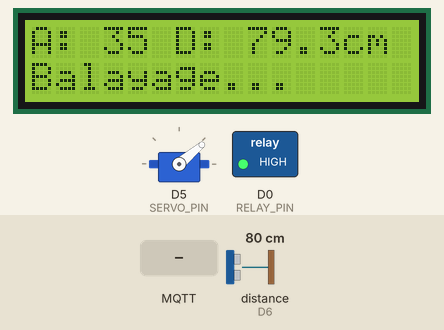
Simulated run of this sketch. Board: ESP8266 (NodeMCU). On the bench: 16×2 character LCD, servo, switched loads named in the sketch (green lamp = pin HIGH). Wiring (inferred from the names in the program): ultrasonic range finder: trigger D4; echo D6. Dashed ring = blinking. Inputs (shaded band) come from the test bench; at power-on: distance to the obstacle (sensor on D6) 80 cm. The echo pulse lasts 58.3 µs per cm; WiFi joins after 1.5 s; servers stay silent unless stated; no MQTT or app messages arrive unless stated; pins used as bus, display or sensor lines are not drawn; what the sketch prints to the serial monitor is not drawn.

Above: at 4.4 s.
4.5 s: distance to the obstacle (sensor on D6) set to 23 cm
At 5.11 s:
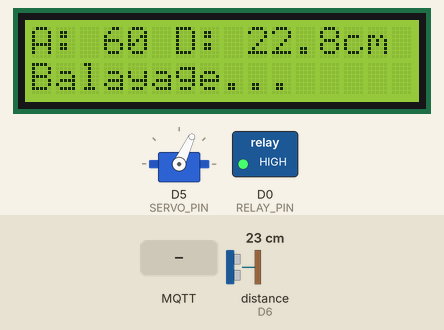
6.6 s: distance to the obstacle (sensor on D6) set to 18 cm
At 6.85 s:
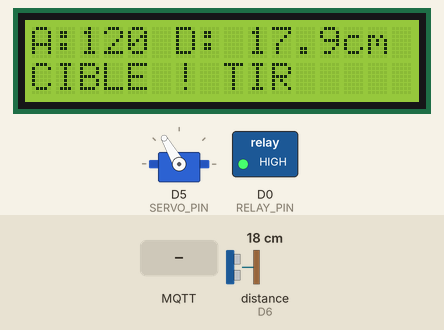
8.6 s: MQTT message "desarmer" arrives on the first subscribed topic
At 8.75 s:
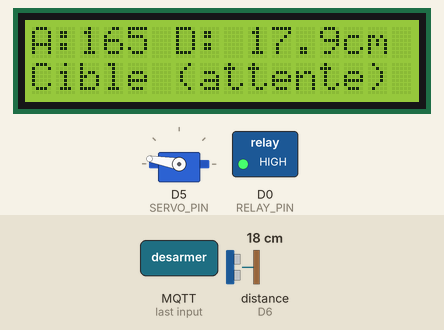
10.6 s: MQTT message "armer" arrives on the first subscribed topic
At 10.99 s:
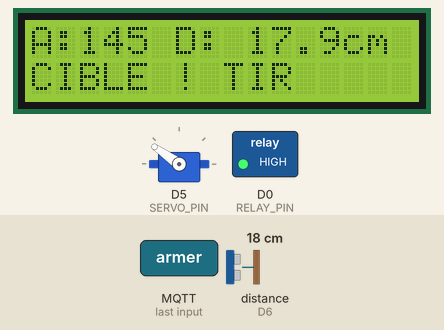
13.5 s: MQTT message "desarmer" arrives on the first subscribed topic
At 13.91 s:
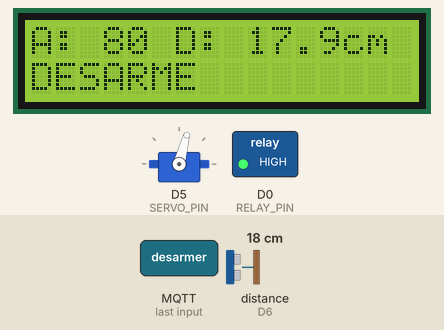
15.6 s: MQTT message "armer" arrives on the first subscribed topic
At 17.27 s:
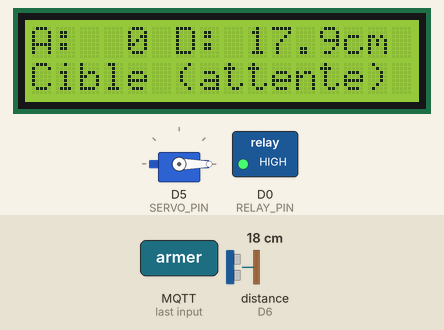
Timing chart, 0 to 18.7 s (numbered marks = the images above; inputs shaded):
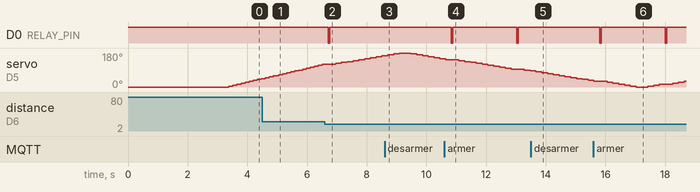

The sketch:

tourelle.ino
```cpp
/*

*/

#include <ESP8266WiFi.h>
#include <PubSubClient.h>
#include <Wire.h>
#include <LiquidCrystal_I2C.h>
#include <Servo.h>
#include "secrets.h"

// ===================== PINS (NodeMCU) =====================
const int TRIG_PIN  = D4;   // GPIO2
const int ECHO_PIN  = D6;   // GPIO12 (3,3 V max !)
const int SERVO_PIN = D5;   // GPIO14
const int RELAY_PIN = D0;   // GPIO16
const int BUTEE_PIN = D7;   // GPIO13 : fin de course du servo (contact vers GND)
// LCD I2C : SDA = D1, SCL = D2

// ===================== REGLAGES =====================
const bool ACTIF_HAUT        = false;  // true si le relais colle avec un signal HAUT
const bool DEBUG             = true;   // affiche chaque mesure sur le port serie
const bool UTILISER_BUTEE    = false;  // true une fois le fin de course cable
const bool ARME_AU_DEMARRAGE = true;   // false : la tourelle ne tire qu'apres la commande "armer"

const float DIST_TIR_CM = 20.0;           // distance de declenchement
const float DIST_MIN_CM = 2.0;            // en dessous : mesure ignoree
const unsigned long DUREE_TIR_MS = 50;    // duree de l'impulsion sur le solenoide
const unsigned long PAUSE_TIR_MS = 2000;  // delai mini entre deux tirs
const int ANGLE_PAS = 5;                  // pas du balayage en degres

// ===================== MQTT =====================
const uint16_t BROKER_PORT = 1883;

const char* TOPIC_POSITION = "tourelle/position";  // ok / erreur (fin de course)
const char* TOPIC_ARME     = "tourelle/arme";      // oui / non
const char* TOPIC_CMD      = "tourelle/cmd";       // commandes recues : armer / desarmer

// ===================== OBJETS / ETAT =====================
LiquidCrystal_I2C lcd(0x27, 16, 2);
Servo monServo;
WiFiClient wifiClient;
PubSubClient mqtt(wifiClient);

unsigned long dernierTir = 0;
unsigned long dernierEssaiMqtt = 0;
unsigned long dernierEssaiWifi = 0;
int  decalage = 0;                  // angle logiciel qui correspond au 0 physique
bool positionOk = true;             // false : tir interdit
bool arme = ARME_AU_DEMARRAGE;      // false : tir interdit


// ===================== RELAIS =====================
void relais(bool on) {
  digitalWrite(RELAY_PIN, (on == ACTIF_HAUT) ? HIGH : LOW);
}

void tirer() {
  relais(true);
  delay(DUREE_TIR_MS);
  relais(false);
  dernierTir = millis();
}


// ===================== LCD =====================
void afficherLigne(int ligne, const char* texte) {
  char buf[17];
  snprintf(buf, sizeof(buf), "%-16.16s", texte);   // complete / coupe a 16 caracteres
  lcd.setCursor(0, ligne);
  lcd.print(buf);
}


// ===================== ULTRASON =====================
unsigned long mesurerUs() {
  digitalWrite(TRIG_PIN, LOW);
  delayMicroseconds(2);
  digitalWrite(TRIG_PIN, HIGH);
  delayMicroseconds(10);
  digitalWrite(TRIG_PIN, LOW);
  return pulseIn(ECHO_PIN, HIGH, 30000);           // 0 si pas d'echo (30 ms max)
}

float mesurerCm() {
  unsigned long us = mesurerUs();
  return (us == 0) ? 0.0 : us * 0.034 / 2.0;       // 0 = pas d'echo
}

bool dansLaZone(float cm) {
  return (cm >= DIST_MIN_CM && cm < DIST_TIR_CM);
}


// ===================== SERVO + FIN DE COURSE =====================
// true si le fin de course est enfonce (contact vers GND, pull-up interne)
bool butee() {
  if (digitalRead(BUTEE_PIN) != LOW) return false;
  delay(5);                                        // anti-rebond
  return digitalRead(BUTEE_PIN) == LOW;
}

// Envoie le servo a un angle PHYSIQUE (0 = position de la butee)
void servoVers(int angle) {
  monServo.write(constrain(angle + decalage, 0, 180));
}

// Cherche la butee en descendant lentement et calibre le 0 physique
bool referencerServo() {
  afficherLigne(0, "REFERENCEMENT");
  afficherLigne(1, "servo -> butee");
  monServo.write(90);                              // depart loin de la butee
  delay(800);

  for (int a = 90; a >= 0; a--) {
    monServo.write(a);
    delay(25);                                     // 1 degre par 25 ms : le servo suit
    if (butee()) {
      decalage = a;                                // le 0 physique = angle logiciel a
      Serial.printf("Butee atteinte a %d deg logiciel -> decalage = %d\n", a, a);
      afficherLigne(1, "butee OK");
      delay(300);
      return true;
    }
  }

  decalage = 0;
  Serial.println("ERREUR : butee non trouvee");
  afficherLigne(1, "butee ABSENTE");
  delay(800);
  return false;
}


// ===================== MQTT : PUBLICATION ET COMMANDES =====================
void publier(const char* topic, const char* msg, bool retain) {
  if (mqtt.connected()) mqtt.publish(topic, msg, retain);
}

void publierTir(int angle, float cm) {
  char msg[128];
  snprintf(msg, sizeof(msg),
           "{\"angle\":%d,\"dist_cm\":%.1f,\"servo_ok\":%s,\"uptime_ms\":%lu}",
           angle, cm, positionOk ? "true" : "false", millis());
  if (DEBUG) Serial.println(msg);
  if (mqtt.connected()) mqtt.publish(TOPIC_TIR, msg);
  else Serial.println("MQTT hors ligne : tir non publie");
}

// Commandes recues sur tourelle/cmd : "armer" ou "desarmer"
void onMessage(char* topic, byte* payload, unsigned int length) {
  char msg[32];
  if (length > sizeof(msg) - 1) length = sizeof(msg) - 1;
  memcpy(msg, payload, length);
  msg[length] = 0;

  if (strcmp(msg, "armer") == 0)         arme = true;
  else if (strcmp(msg, "desarmer") == 0) arme = false;
  else {
    Serial.printf("Commande inconnue ignoree : %s\n", msg);
    return;
  }

  Serial.printf("CMD : %s -> arme = %d\n", msg, arme);
  mqtt.publish(TOPIC_ARME, arme ? "oui" : "non", true);
}


// ===================== WIFI / MQTT : CONNEXION =====================
void demarrerWifi() {
  WiFi.disconnect();
  delay(100);
  WiFi.begin(WIFI_SSID, WIFI_PASS);
}

void connecterWifi() {
  WiFi.persistent(false);
  WiFi.mode(WIFI_STA);
  WiFi.setPhyMode(WIFI_PHY_MODE_11G);              // evite les soucis de negociation 802.11n / ax
  WiFi.setSleepMode(WIFI_NONE_SLEEP);              // pas de mise en veille WiFi
  WiFi.setAutoReconnect(true);
  demarrerWifi();

  unsigned long debut = millis();
  while (WiFi.status() != WL_CONNECTED && millis() - debut < 15000) delay(250);

  if (WiFi.status() == WL_CONNECTED) {
    Serial.printf("WiFi OK  IP : %s  signal : %d dBm  canal : %d\n",
                  WiFi.localIP().toString().c_str(), WiFi.RSSI(), WiFi.channel());
  } else {
    Serial.printf("WiFi ECHEC (status=%d) : SSID, mot de passe ou reseau 5 GHz ?\n", WiFi.status());
  }
}

// A appeler souvent : reconnecte le WiFi puis MQTT sans bloquer longtemps
void maintenirMqtt() {
  if (WiFi.status() != WL_CONNECTED) {
    if (millis() - dernierEssaiWifi > 10000) {
      dernierEssaiWifi = millis();
      Serial.printf("WiFi perdu (status=%d) : nouvel essai\n", WiFi.status());
      demarrerWifi();
    }
    return;
  }

  if (!mqtt.connected()) {
    if (millis() - dernierEssaiMqtt < 5000) return;   // un essai toutes les 5 s
    dernierEssaiMqtt = millis();

    // derniere volonte : le broker publie "offline" si l'ESP disparait
    if (mqtt.connect(MQTT_CLIENT_ID, MQTT_USER, MQTT_PASS, TOPIC_STATUS, 0, true, "offline")) {
      Serial.println("MQTT connecte");
      mqtt.subscribe(TOPIC_CMD);
      mqtt.publish(TOPIC_STATUS, "online", true);
      mqtt.publish(TOPIC_ARME, arme ? "oui" : "non", true);
      mqtt.publish(TOPIC_POSITION, positionOk ? "ok" : "erreur", true);
    } else {
      Serial.printf("MQTT echec, etat=%d  (-2 broker injoignable, 4 identifiants faux, 5 non autorise)\n",
                    mqtt.state());
    }
    return;
  }

  mqtt.loop();
}


// ===================== VERIFICATION 0 LOGICIEL = 0 PHYSIQUE =====================
// A appeler au debut de chaque balayage
void verifierPosition() {
  if (!UTILISER_BUTEE) return;

  servoVers(0);
  delay(500);                                      // laisse le servo atteindre le 0

  bool ok = butee();
  if (!ok) {
    Serial.println("0 logiciel != 0 physique : nouveau referencement");
    ok = referencerServo();
  }

  if (ok != positionOk) {
    publier(TOPIC_POSITION, ok ? "ok" : "erreur", true);
  }
  positionOk = ok;
}


// ===================== DETECTION + TIR =====================
void checkTarget(int angle) {
  maintenirMqtt();

  servoVers(angle);
  delay(100);                                      // le servo se stabilise + ecart entre mesures

  float cm = mesurerCm();
  if (DEBUG) Serial.printf("angle: %d  distance: %.1f cm\n", angle, cm);

  char l1[24];
  if (cm == 0) snprintf(l1, sizeof(l1), "A:%3d  pas d'echo", angle);
  else         snprintf(l1, sizeof(l1), "A:%3d D:%5.1fcm", angle, cm);
  afficherLigne(0, l1);

  bool cible = dansLaZone(cm);
  if (cible) {                                     // confirmation pour eviter un faux tir
    delay(60);
    cible = dansLaZone(mesurerCm());
  }

  if (!cible) {
    afficherLigne(1, arme ? "Balayage..." : "DESARME");
    return;
  }

  if (!arme) {                                     // tourelle desarmee : aucun tir
    afficherLigne(1, "DESARME");
    return;
  }

  if (!positionOk) {                               // servo non reference : tir interdit
    afficherLigne(1, "ERR POS: NO TIR");
    return;
  }

  bool tirOk = (dernierTir == 0) || (millis() - dernierTir >= PAUSE_TIR_MS);
  if (!tirOk) {
    afficherLigne(1, "Cible (attente)");
    return;
  }

  afficherLigne(1, "CIBLE ! TIR");
  Serial.printf("A%dD%d!\n", angle, (int)cm);
  tirer();
  publierTir(angle, cm);                           // apres le tir : le reseau ne le retarde jamais
  delay(200);
}


// ===================== SETUP / LOOP =====================
void setup() {
  pinMode(RELAY_PIN, OUTPUT);
  relais(false);                                   // relais coupe des le debut

  Serial.begin(115200);
  Serial.println("\nTOURELLE : demarrage");

  pinMode(TRIG_PIN, OUTPUT);
  digitalWrite(TRIG_PIN, LOW);
  pinMode(ECHO_PIN, INPUT);
  if (UTILISER_BUTEE) pinMode(BUTEE_PIN, INPUT_PULLUP);

  Wire.begin(D1, D2);                              // SDA = D1, SCL = D2
  lcd.init();
  lcd.backlight();
  afficherLigne(0, "SYSTEME PRET");
  afficherLigne(1, "INITIALISATION");

  monServo.attach(SERVO_PIN);
  if (UTILISER_BUTEE) {
    positionOk = referencerServo();
  } else {
    monServo.write(0);
    delay(1000);
  }

  afficherLigne(0, "SYSTEME PRET");
  afficherLigne(1, "WIFI...");
  wifiClient.setTimeout(2000);                     // limite le blocage si le broker est absent
  connecterWifi();
  mqtt.setServer(MQTT_HOST, BROKER_PORT);
  mqtt.setSocketTimeout(2);
  mqtt.setCallback(onMessage);
  afficherLigne(1, WiFi.status() == WL_CONNECTED ? "WIFI OK" : "WIFI ECHEC");
  delay(500);
}

void loop() {
  verifierPosition();                              // 0 logiciel = 0 physique ?
  for (int a = 0; a <= 180; a += ANGLE_PAS)  checkTarget(a);
  for (int a = 180; a >= 0; a -= ANGLE_PAS)  checkTarget(a);
}
```

secrets.example.h
```cpp
// Copier ce fichier en secrets.h (ignore par git) et remplir les valeurs.
const char* WIFI_SSID      =  "TON_SSID";
const char* WIFI_PASS      = "TON_MDP_WIFI";
const char* MQTT_HOST      = "192.168.0.XXX";        // IP du PC qui fait tourner Mosquitto
const uint16_t MQTT_PORT   = 1883;
const char* MQTT_CLIENT_ID = "tourelle-esp8266";
const char* TOPIC_TIR      = "tourelle/tir";
const char* TOPIC_STATUS   = "tourelle/status";
const char* MQTT_USER      = "tourelle";
const char* MQTT_PASS       = "MDP_TOURELLE";
```

Measured:
- the behaviour switches between 21 and 20 cm on distance to the obstacle (sensor on D6) (found by bisection; images 1 and 2)
- after the input at 6.6 s, D0 (RELAY_PIN): HIGH → LOW after 0.11 s, → HIGH 0.05 s later
- after the input at 8.6 s, D0 (RELAY_PIN): stays HIGH (without the input it goes to LOW after 0.30 s)
- after the input at 10.6 s, D0 (RELAY_PIN): alternates HIGH for 2.1 s and LOW for 0.05 s, starting after 0.24 s; the display: first differs from a run without the input after 0.29 s (image 4)
- after the input at 13.5 s, D0 (RELAY_PIN): stays HIGH (without the input it goes to LOW after 1.7 s); the display: first differs from a run without the input after 0.37 s (image 5)
- after the input at 15.6 s, D0 (RELAY_PIN): alternates HIGH for 2.1 s and LOW for 0.05 s, starting after 0.21 s; the display: first differs from a run without the input after 0.26 s (image 6 shows a later state)
